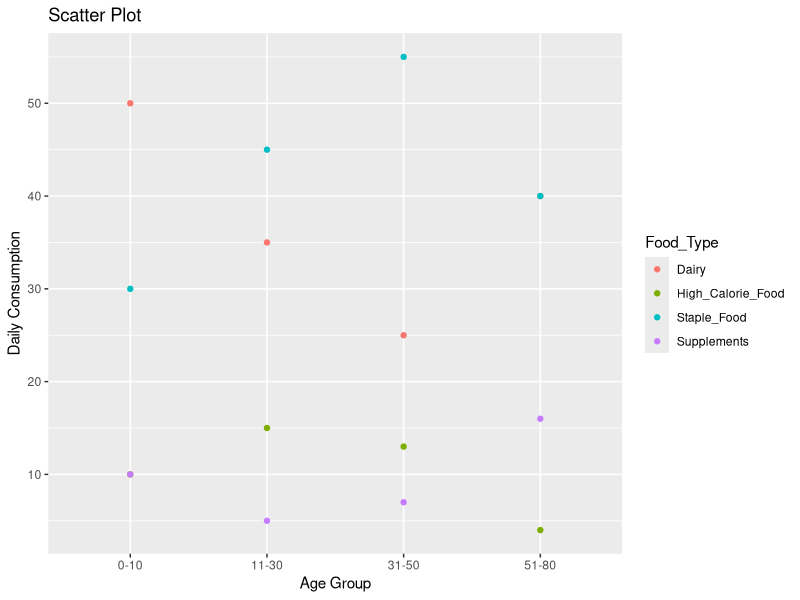

Reproduce this figure in R.
# Install and load the ggplot2 library if not already installed
# install.packages("ggplot2")
library(ggplot2)

# Create a data frame with the provided data
data <- data.frame(
  Age = c("0-10", "11-30", "31-50", "51-80"),
  Dairy = c(50, 35, 25, 40),
  Staple_Food = c(30, 45, 55, 40),
  High_Calorie_Food = c(10, 15, 13, 4),
  Supplements = c(10, 5, 7, 16)
)

# Reshape the data for plotting
data_long <- tidyr::gather(data, key = "Food_Type", value = "Daily_Consumption", -Age)

# Scatter Plot
print(ggplot(data_long, aes(x = Age, y = Daily_Consumption, color = Food_Type)) +
        geom_point() +
        labs(title = "Scatter Plot", x = "Age Group", y = "Daily Consumption"))
